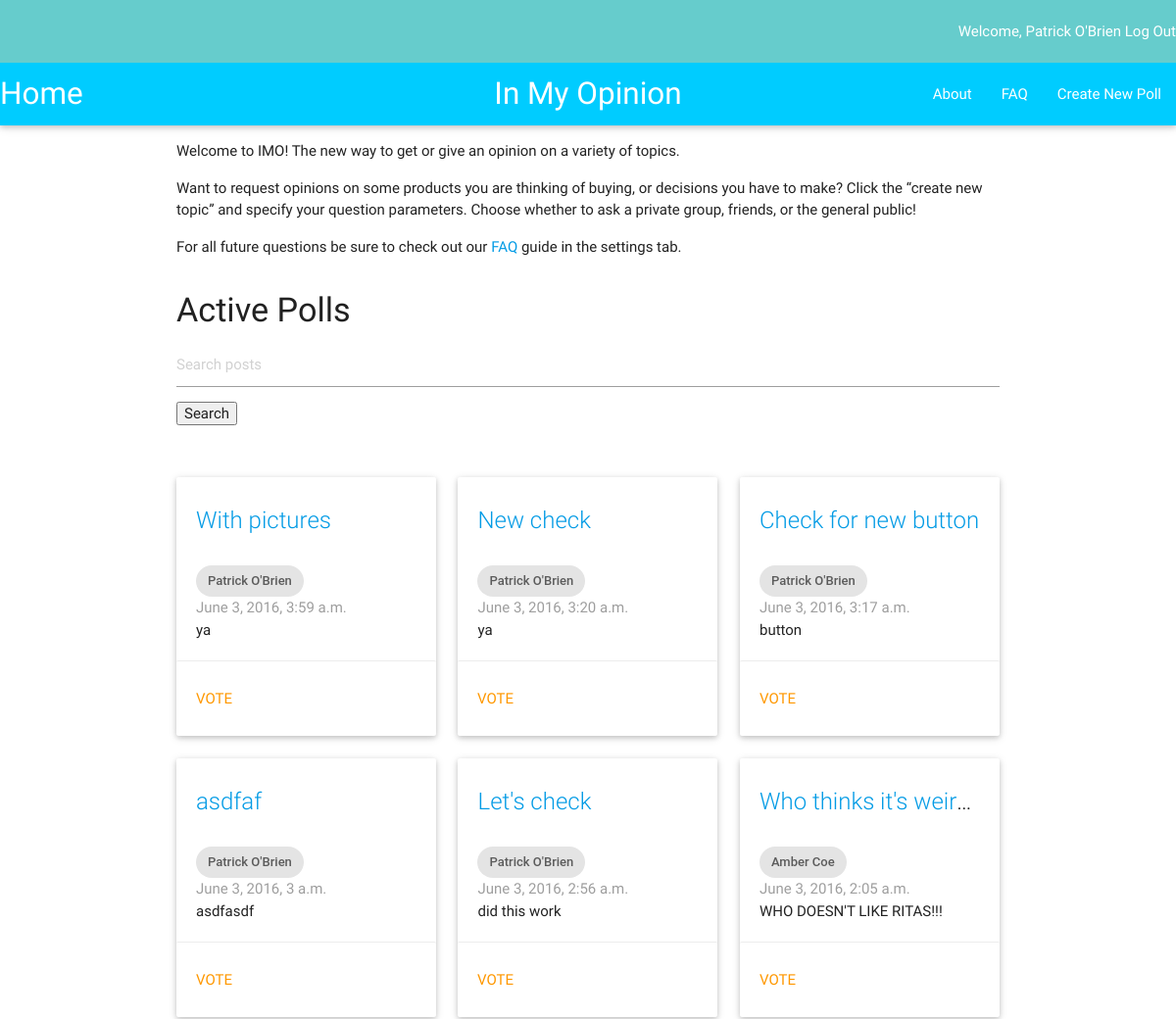
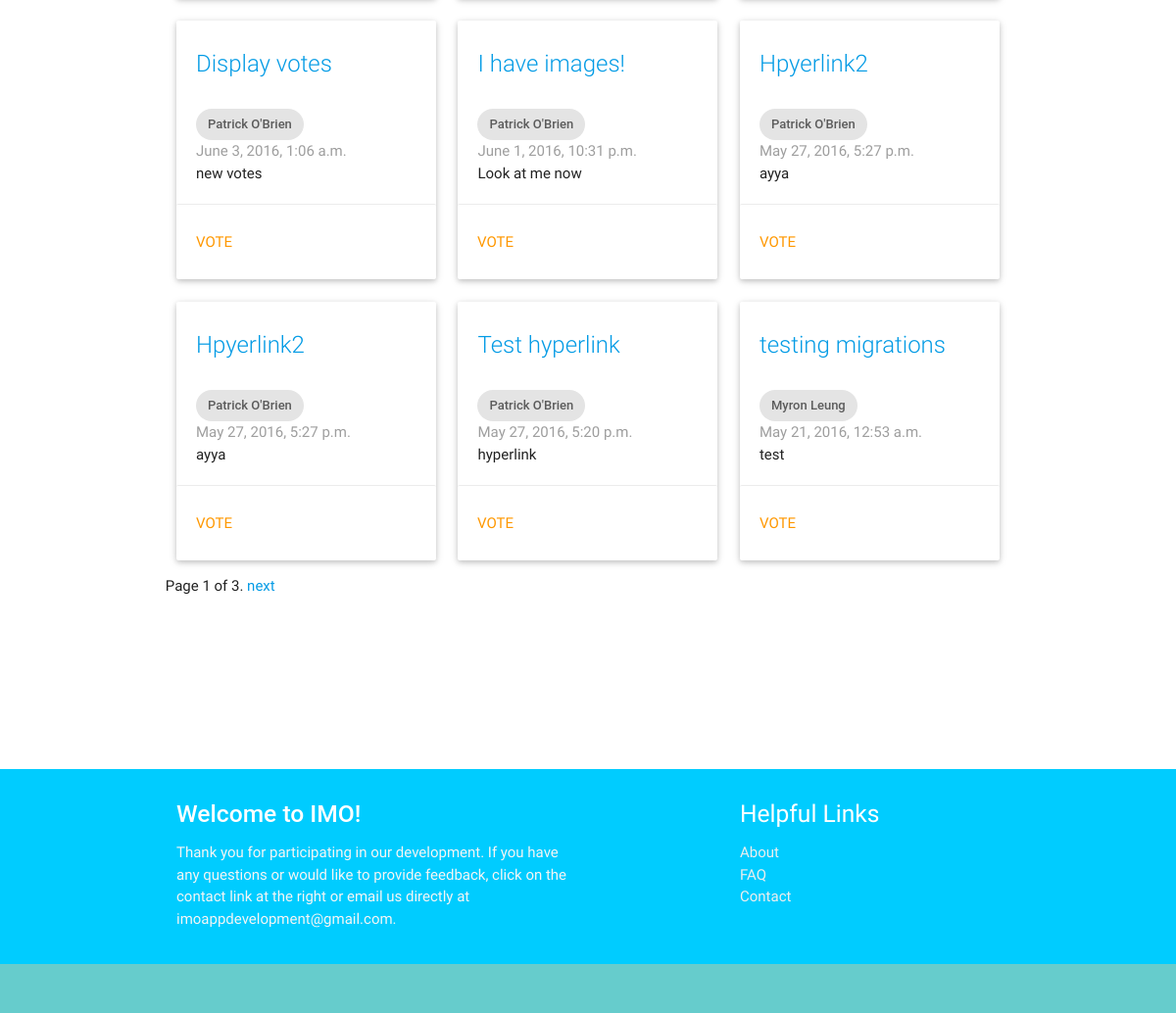
The page /imo_app/ (signed in) on the database as committed earlier (2 pictures, top to bottom).
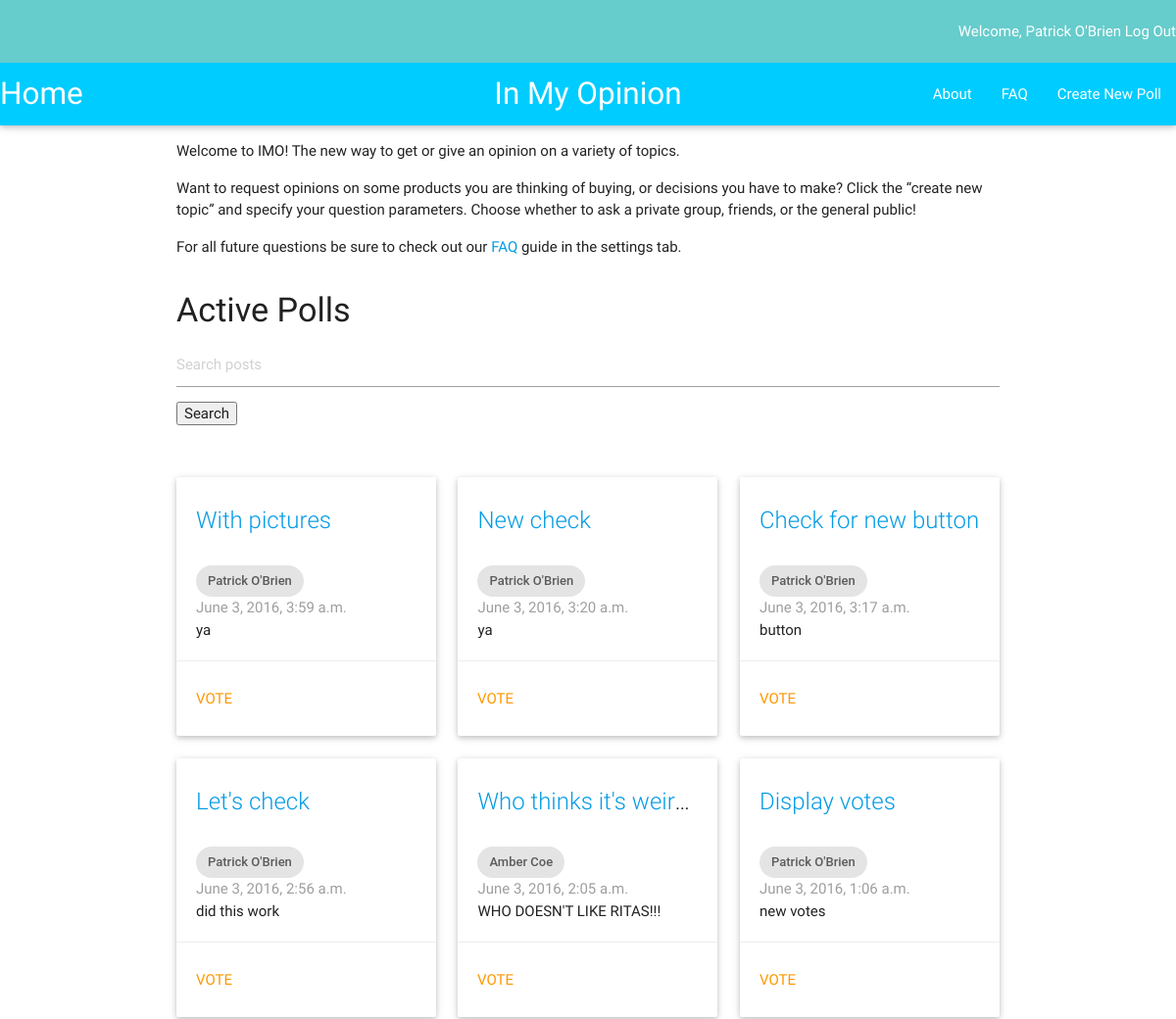
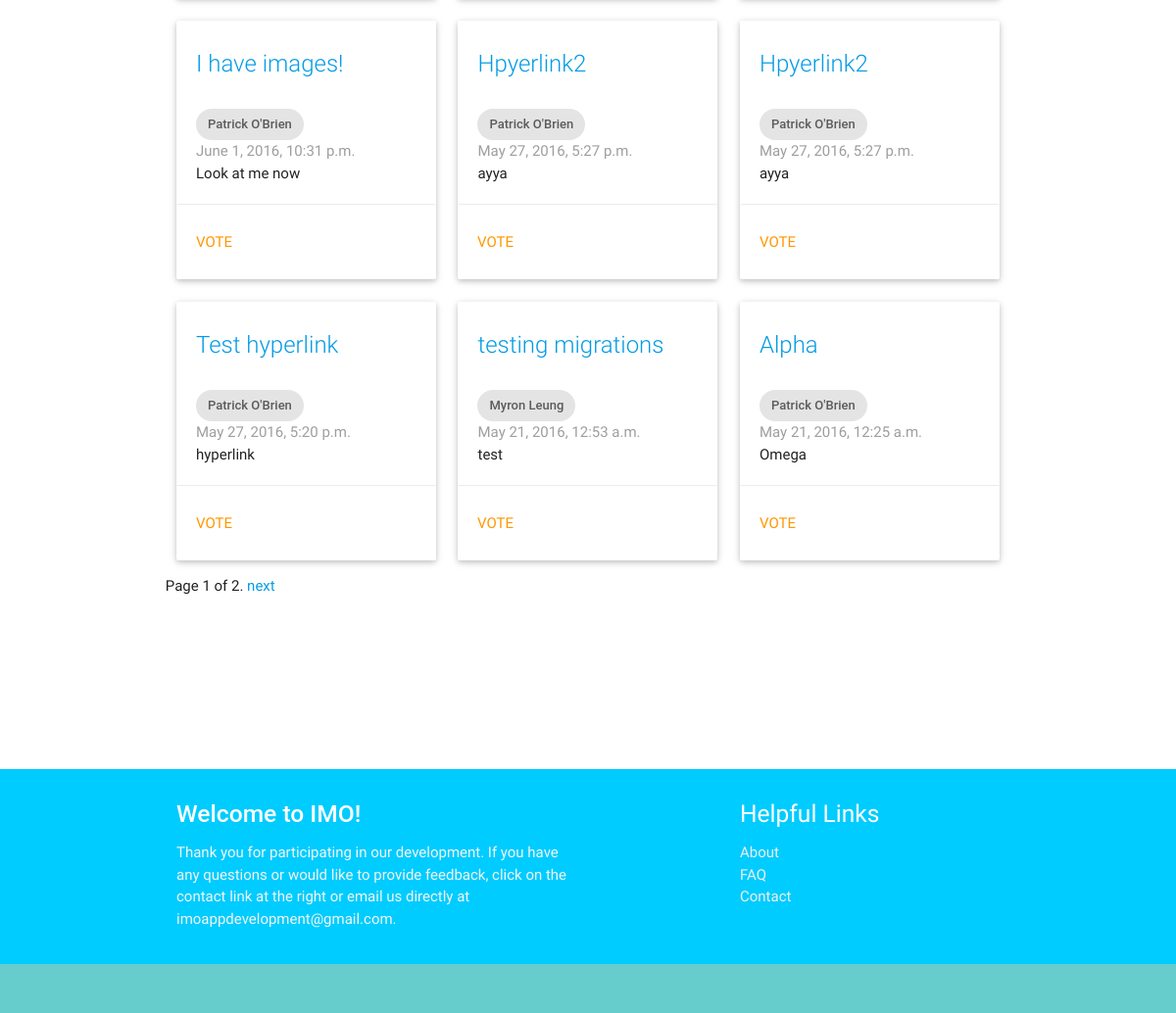
The same page on the database as committed later (2 pictures, top to bottom).
### imo_app/models.py (models this page shows, shortened)
class Question(models.Model):
    author = models.ForeignKey(UserProfile, on_delete=models.CASCADE)
    question_text = models.CharField(max_length=200)
    description = models.TextField(default = '')
    pub_date = models.DateTimeField('date published')
    choice1 = models.CharField(null=True, blank=True, default = '', max_length = 200)
    image1 = models.ImageField(null=True, blank=True)
    choice2 = models.CharField(null=True, blank=True, default = '', max_length = 200)
    image2 = models.ImageField(null=True, blank=True)
    choice3 = models.CharField(null=True, blank=True, default = '', max_length = 200)
    image3 = models.ImageField(null=True, blank=True)
    total_votes = models.IntegerField(default = 1.0)
    class Meta:
        ordering = ['-pub_date']

class UserProfile(models.Model):
    user = models.OneToOneField(User)

### imo_app/views.py (the view, shortened to what this page needs)
def index(request):
    q_list = Question.objects.all()
    query = request.GET.get("q")
    paginator = Paginator(q_list, 12) # Show 25 contacts per page
    page = request.GET.get('page')
    try:
        q = paginator.page(page)
    except PageNotAnInteger:
        q = paginator.page(1)
    except EmptyPage:
        q = paginator.page(paginator.num_pages)
    current_user = request.user
    context = {'q_all': q, 'current_user': current_user}
    return render(request, 'imo_app/index.html', context)

### imo_app/templates/imo_app/index.html (shortened to what this page needs)
{% extends "imo_app/base.html" %}
{% block content %}
  <div class="row">
    <div class="col m12">
      <p>Welcome to IMO!  The new way to get or give an opinion on a variety of topics.</p>
      <p>Want to request opinions on some products you are thinking of buying, or decisions you have to make?
        Click the “create new topic” and specify your question parameters.  Choose whether to ask a private group,
        friends, or the general public!</p>
      <p>For all future questions be sure to check out our <a href="faq/">FAQ</a> guide in the settings tab.</p>
    </div>
  </div>
    {% if user.is_authenticated %}
      <h4>Active Polls</h4>
      <div class="row">
        <div class="col m12">
        <form method='GET' action=''>
        <input type='text' name='q' placeholder='Search posts' value='{{ request.GET.q }}' />
        <input type='submit' value='Search' />
        </form>
        <br></br>
      </div>
        {% for i in q_all %}
          <div class="col m4">
            <div class="card" >
              <div class="card-content">
                <span class="card-title truncate"><a href="{% url 'imo_app:detail' i.id %}">{{ i.question_text }}</a></span>
                <br>
                <div class="chip">
                  {{ i.author.user.first_name}} {{ i.author.user.last_name}}
                </div>
                <p class="grey-text">{{ i.pub_date }}</p>
                <p class="truncate">{{ i.description }}</p>
              </div>
              <a href="{% url 'imo_app:detail' i.id %}"><div class="orange-text waves-effect waves-teal card-action btn-flat" style="width:100%; height: 100%">
                Vote
              </div></a>
            </div>
          </div>
        {% endfor %}
        <div class="pagination">
            <span class="step-links">
                <span class="current">
                    Page {{ q_all.number }} of {{ q_all.paginator.num_pages }}.
                </span>
                {% if q_all.has_next %}
                    <a href="?page={{ q_all.next_page_number }}{% if request.GET.q %}&q={{ request.GET.q }}{% endif %}">next</a>
                {% endif %}
            </span>
        </div>
      </div>
    {% endif %}
{% endblock content %}

Rows that differ between the two databases and show on the page:
removed Question: question_text "asdfaf", author.user.first_name "Patrick", author.user.last_name "O'Brien", pub_date "June 3, 2016, 3 a.m.", description "asdfasdf"
now on this page (row unchanged): Question: question_text "Alpha", author.user.first_name "Patrick", author.user.last_name "O'Brien", pub_date "May 21, 2016, 12:25 a.m.", description "Omega"
Other text that changed with them:
{{ q_all.paginator.num_pages }}: "3" → "2"
